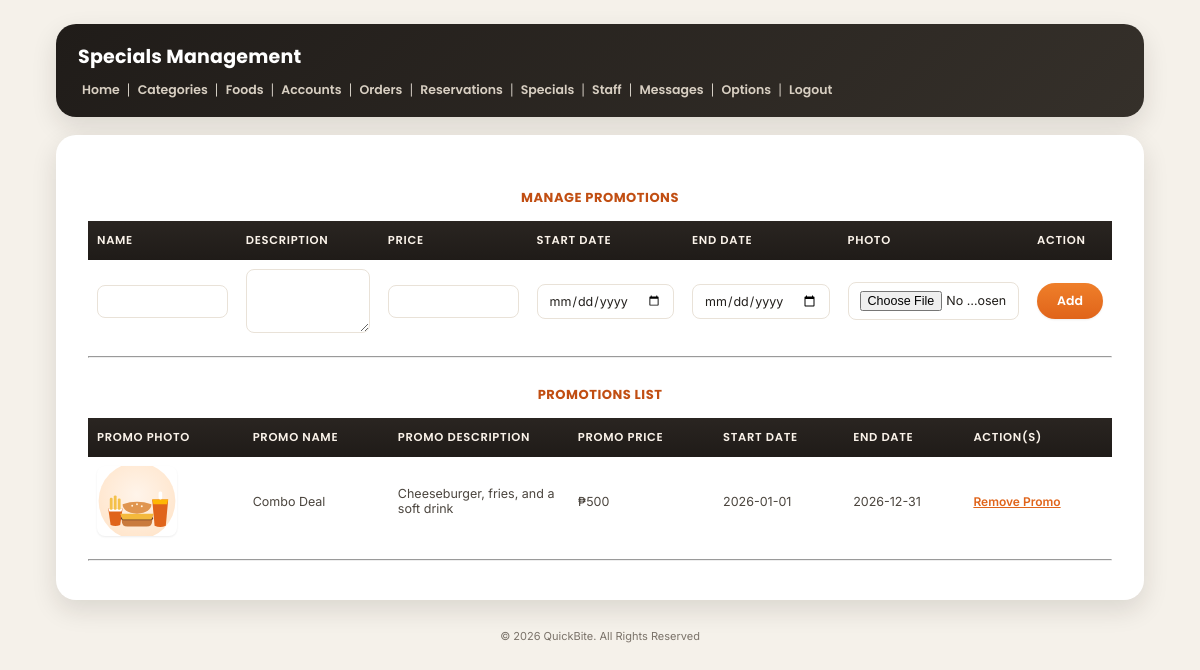
Screenshot of /admin/specials.php (signed in) with the database file from the repository.
### tables this page shows
CREATE TABLE `specials` (
  `special_id` int(15) NOT NULL,
  `special_name` varchar(25) NOT NULL,
  `special_description` text NOT NULL,
  `special_price` float NOT NULL,
  `special_start_date` date NOT NULL,
  `special_end_date` date NOT NULL,
  `special_photo` text NOT NULL
);

CREATE TABLE `currencies` (
  `currency_id` int(5) NOT NULL,
  `currency_symbol` varchar(15) NOT NULL,
  `flag` int(1) NOT NULL
);

### admin/specials.php (the view, shortened to what this page needs)
<?php
	$conn = mysqli_connect(DB_HOST, DB_USER, DB_PASSWORD,DB_DATABASE);
$result=mysqli_query($conn,"SELECT * FROM specials")
or die("There are no records to display ... \n" . mysqli_error());
?>
<?php
    $flag_1 = 1;
    $currencies=mysqli_query($conn,"SELECT * FROM currencies WHERE flag='$flag_1'")
    or die("A problem has occured ... \n" . "Our team is working on it at the moment ... \n" . "Please check back after few hours.");
?>
<!DOCTYPE html PUBLIC "-//W3C//DTD XHTML 1.0 Transitional//EN" "http://www.w3.org/TR/xhtml1/DTD/xhtml1-transitional.dtd">
<html xmlns="http://www.w3.org/1999/xhtml">
<head>
<link href="stylesheets/admin_styles.css" rel="stylesheet" type="text/css" />
<link href="stylesheets/custom-design.css" rel="stylesheet" type="text/css">
</head>
<body>
<div id="page">
<div id="header">
<h1>Specials Management </h1>
<a href="index.php">Home</a> | <a href="categories.php">Categories</a> | <a href="foods.php">Foods</a> | <a href="accounts.php">Accounts</a> | <a href="orders.php">Orders</a> | <a href="reservations.php">Reservations</a> | <a href="specials.php">Specials</a> | <a href="allocation.php">Staff</a> | <a href="messages.php">Messages</a> | <a href="options.php">Options</a> | <a href="logout.php">Logout</a>
</div>
<div id="container">
<table width="850" align="center">
<CAPTION><h3>MANAGE PROMOTIONS</h3></CAPTION>
<form name="specialsForm" id="specialsForm" action="specials-exec.php" method="post" enctype="multipart/form-data" onsubmit="return specialsValidate(this)">
<tr>
    <th>Name</th>
    <th>Description</th>
    <th>Price</th>
    <th>Start Date</th>
    <th>End Date</th>
    <th>Photo</th>
    <th>Action</th>
</tr>
<tr>
    <td><input type="text" name="name" id="name" class="textfield" /></td>
    <td><textarea name="description" id="description" class="textfield" rows="2" cols="15"></textarea></td>
    <td><input type="text" name="price" id="price" class="textfield" /></td>
    <td><input type="date" name="start_date" id="start_date" class="textfield" /></td>
    <td><input type="date" name="end_date" id="end_date" class="textfield" /></td>
    <td><input type="file" name="photo" id="photo"/></td>
    <td><input type="submit" name="Submit" value="Add" /></td>
</tr>
</form>
</table>
<hr>
<table width="950" align="center">
<CAPTION><h3>PROMOTIONS LIST</h3></CAPTION>
<tr>
<th>Promo Photo</th>
<th>Promo Name</th>
<th>Promo Description</th>
<th>Promo Price</th>
<th>Start Date</th>
<th>End Date</th>
<th>Action(s)</th>
</tr>
<?php
$symbol=mysqli_fetch_assoc($currencies);
while ($row=mysqli_fetch_array($result)){
echo "<tr>";
echo '<td><img src=../images/'. $row['special_photo']. ' width="80" height="70"></td>';
echo "<td>" . $row['special_name']."</td>";
echo "<td width='180' align='left'>" . $row['special_description']."</td>";
echo "<td>" . $symbol['currency_symbol']. "" . $row['special_price']."</td>";
echo "<td>" . $row['special_start_date']."</td>";
echo "<td>" . $row['special_end_date']."</td>";
echo '<td><a href="delete-special.php?id=' . $row['special_id'] . '">Remove Promo</a></td>';
echo "</tr>";
}
?>
</table>
<hr>
</div>
<?php
    include 'footer.php';
?>
</div>
</body>
</html>

### admin/stylesheets/admin_styles.css (style rules this page uses)
body { font: 11px Verdana, Arial, Helvetica, sans-serif; color: #666666; margin: 0px; padding: 20px 10px 0px; background:#bd6f2f url(../base-bg.gif) repeat-x top; }
.textfield { font-size: 11px; color: #333333; background: #F7F7F7; border: 1px solid #CCCCCC; padding-left: 1px; }
h1 { color: #bd6f2f; margin: 0px 0px 5px; padding: 0px 0px 3px; font: bold 18px Verdana, Arial, Helvetica, sans-serif; border-bottom: 1px dashed red; text-align:center; }
h3 { color:red; }
a { color: #2D3954; font-size: 11px; }
th { font-weight: bold; text-align: left; }
#page { width:1000px; margin:0 auto; margin-top:50px; padding-top:0px; background: beige; height:auto; }
#header { text-align:center; background:#f9dec7; }
#container { border:#bd6f2f solid 1px; padding:4px 6px 2px 6px; width:970px; margin:0 auto; background:#fff6f3; font-size:12px; text-align:justify; margin-top:20px; }

### rows the page displays
specials: special_photo (picture), special_name "Combo Deal", special_description "Cheeseburger, fries, and a soft drink", special_price "500", special_start_date "2026-01-01", special_end_date "2026-12-31"
currencies: currency_symbol "₱"
